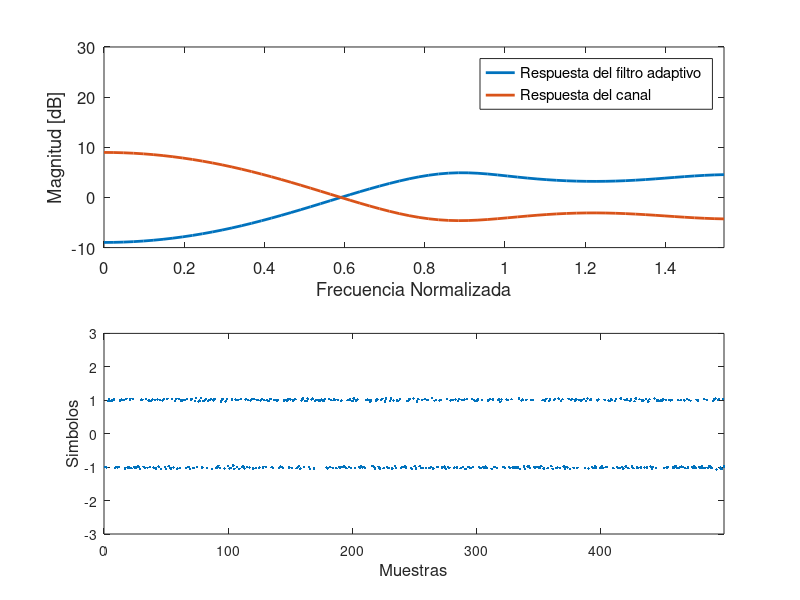

The MATLAB script that drew this image:
%% <------- Guia 7 - Ejercicio 5 ----------->

clc; % borra la consola
clear all; % borra todas las variables
close all; % cierra las ventanas de imagen

L=1e5;          % Longitud de la simulacion
N=31;           % Tamaño del filtro de ecualizacion
mu=1e-4;        % Velocidad de adaptacion
sigma=0.01;      % Ruido

%% Inicializacion de vectores
sr=zeros(1,N);
h_s=zeros(1,N);
h_s((N-1)/2)=4;
x_s=zeros(1,L);
d=zeros(1,L);
e=zeros(1,L);

%% Generacion de simbolos aleatorios
x=(rand(1,L)>0.5)*2-1;

% Canal
h=[1 0.7 0.6 0.35 0.1 0.05 0.01];

% Filtrado de los simbolos por el canal
y=filter(h,1,x);

yo=y+randn(1,L)*sigma;

% Grafica de respuesta en frecuencia del canal y el ecualizador
NFFT=128;
CH=fft(h,NFFT);         % filtro canal
FC=fft(h_s,NFFT);       % filtro ecualizador

h1 = subplot(2,1,1);   % grafico superior / filtros
h1a = plot((0:NFFT/2-1)/NFFT*pi,20*log10(abs(FC(1:NFFT/2)))); % EQ
set(h1a,'linewidth',2)
hold all
h1b = plot((0:NFFT/2-1)/NFFT*pi,20*log10(abs(CH(1:NFFT/2)))); % CH
set(h1b,'linewidth',2)
xlabel('Frecuencia Normalizada','FontSize',12)
ylabel('Magnitud [dB]','FontSize',12)
legend(h1,'Respuesta del filtro adaptivo','Respuesta del canal');
set(h1,'Fontsize',12);
axis tight;
ylim([-10,30]);

%% Grafica de los simbolos recibidos
h2 = subplot(2,1,2);
h2a = plot(yo(1:500),'.');
axis tight;
ylim(h2,[-3,3]);
xlim(h2,[0,499]);
xlabel(h2,'Muestras','FontSize',12);
ylabel(h2,'Simbolos','FontSize',12);


%Bucle de procesamiento del receptor
for n=1:L

  % Registro de desplazamiento
  sr=[yo(n) sr(1:end-1)];

  %% Se insertar filtrado de muestras con h_s (^h o h sombrero) para obtener x_s[n] (^x o x sombrero)
% /-----------------\
  x_s(n) = sr * h_s';
% \-----------------/  

  % Senial de referencia obtenida a partir de x_s 
  d(n)=(x_s(n)>0)*2-1;

  % Senial de error
  e(n)=x_s(n)-d(n);

  %% Se insertar adaptacion de coeficientes para obtener los coeficientes actualizados de h_s
% /-------------------------\
  h_s = h_s - mu * e(n) * sr;
% \-------------------------/

  % Actualizacion de graficos
  if (mod(n,1000)==0)
    
    FC=fft(h_s,NFFT);  
    y_eq = 20*log10(abs(FC(1:NFFT/2)));
    set(h1a, 'YData', y_eq);                % actualiza resp. EQ
    y_datos = x_s(n-499:n);
    set(h2a, 'YData', y_datos);             % actualiza datos
    drawnow

  end
end
